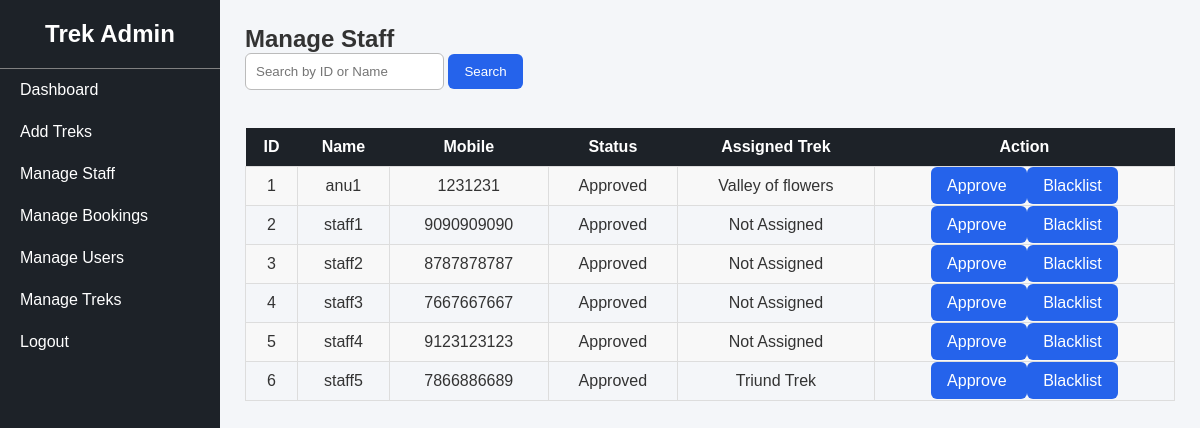
/manage_staff (signed in), run on an earlier commit of the app's database.
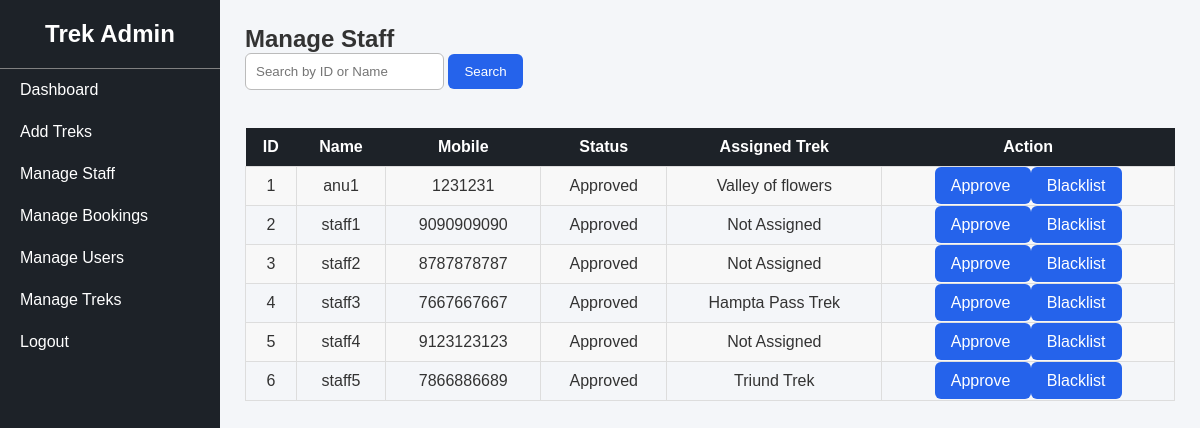
And on a later commit of the database.
### tables this page shows
CREATE TABLE staff(
                 id INTEGER PRIMARY KEY AUTOINCREMENT,
                 name TEXT NOT NULL,
                 mobile INTEGER,
                 assigned_trek TEXT ,
                 status TEXT NOT NULL);

### app.py (the view)
@app.route("/manage_staff")
def manage_staff():
    if "user" not in session or session["user"] != "admin":
        return "Access Denied"
    conn = get_db_connnection()
    search = request.args.get("search", "")
    if search:
        staff = conn.execute("""
            SELECT *
            FROM staff
            WHERE name LIKE ?
            OR CAST(id AS TEXT) LIKE ?
        """, ("%" + search + "%", "%" + search + "%")).fetchall()
    else:
        staff = conn.execute("""
            SELECT *
            FROM staff
        """).fetchall()
    conn.close()
    return render_template("manage_staff.html", staff=staff)

### app.py (called while the page is built)
def get_db_connnection():
    conn = sqlite3.connect("database.db")
    conn.row_factory =sqlite3.Row
    return conn

### templates/manage_staff.html
{% extends "admin_base.html" %}
{% block content %}
<h2>Manage Staff</h2>
<form method="GET">
    <input
        type="text"
        name="search"
        placeholder="Search by ID or Name">
    <button type="submit" class="sbtn">
        Search
    </button>
</form>
<br>
<table>
<tr>
    <th>ID</th>
    <th>Name</th>
    <th>Mobile</th>
    <th>Status</th>
    <th>Assigned Trek</th>
    <th>Action</th>
</tr>
{% for s in staff %}
<tr>
    <td>{{ s["id"] }}</td>
    <td>{{ s["name"] }}</td>
    <td>{{ s["mobile"] }}</td>
    <td>{{ s["status"] }}</td>
    <td>{{ s["assigned_trek"] }}</td>
    <td>
        <a href="/approve_staff/{{ s['id'] }}" class="btn btn-success">
            Approve
        </a>
        <a href="/blacklist_staff/{{ s['id'] }}" class="btn btn-danger">
            Blacklist
        </a>
    </td>
</tr>
{% endfor %}
</table>
{% endblock %}

What changed in the data, as far as the page shows it:
changed staff "staff3": assigned_trek "Not Assigned" → "Hampta Pass Trek"
